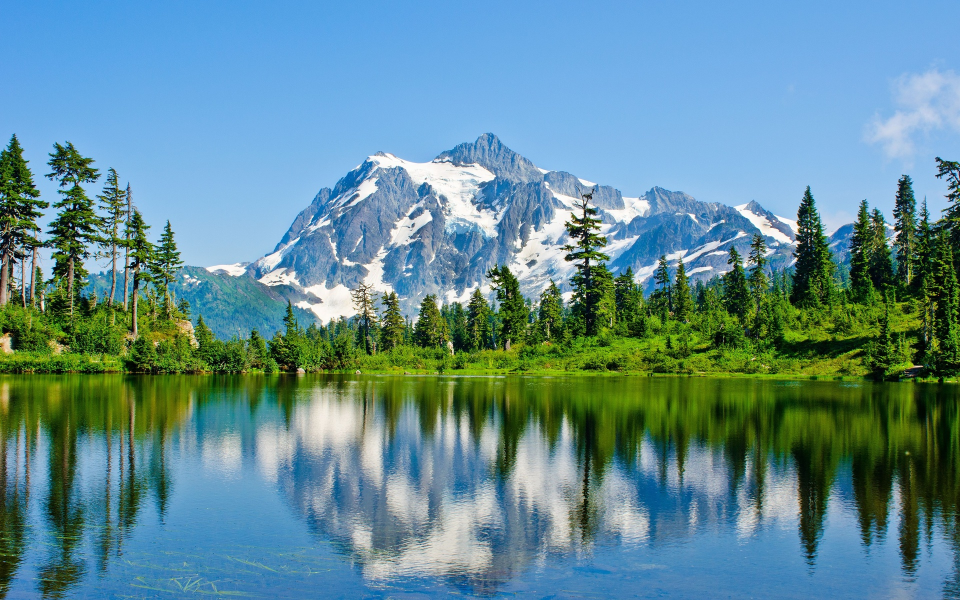
#> input picture filtergram/morewater.jpg, 1920 x 1200 px (shown at 1/2 size)
$ python filtergram.py
#> lines starting #> are read from the running program, lines starting #| are printed output that depends on the picture
### filtergram/filters.py
# Rename this file to be "filters.py"
# Add commands to import modules here.

# Define your load_img() function here.
#       Parameters: The name of the file to be opened (string)
#       Returns: The image object with the opened file.
from PIL import Image

def load_img(filename):
#> called with filename = 'morewater.jpg'
    imgObject = Image.open(filename)
#> imgObject is the input picture: PIL image 1920x1200 RGB; mean R, G, B 96.5, 139.6, 147.9
    return imgObject

# Define your show_img() function here.
#       Parameters: The image object to display.
#       Returns: nothing.
def show_img(img):
    img.show()


# Define your save_img() function here.
#       Parameters: The image object to save, the name to save the file as (string)
#       Returns: nothing.

def save_img(img, filename):
  img.save(filename)

# Define your obamicon() function here.
#       Parameters: The image object to apply the filter to.
#       Returns: A New Image object with the filter applied.
def obamicon(img):
    data = img.getdata()

    obamified_img = []

    darkBlue = (0,51,76)
    red = (217, 26, 33)
    lightBlue = (112, 150, 158)
    yellow = (252, 227, 166)

    for pixel in data:
        intensity = pixel[0] + pixel[1] + pixel[2]
        if intensity < 182:
            obamified_img.append(darkBlue)
        elif 182 <= intensity and intensity < 364:
            obamified_img.append(red)
        elif 364 <= intensity and intensity < 546:
            obamified_img.append(lightBlue)
        else:
            obamified_img.append(yellow)
#> this loop made 2304000 passes
#> (pixel, intensity) on passes 1 to 3: ((71, 154, 232), 457), ((71, 154, 232), 457), ((72, 155, 233), 460)
#> after the loop, obamified_img = 2304000 items

    newImg = Image.new ("RGB", img.size)
#> newImg: PIL image 1920x1200 RGB; every value is 0
    newImg.putdata(obamified_img)
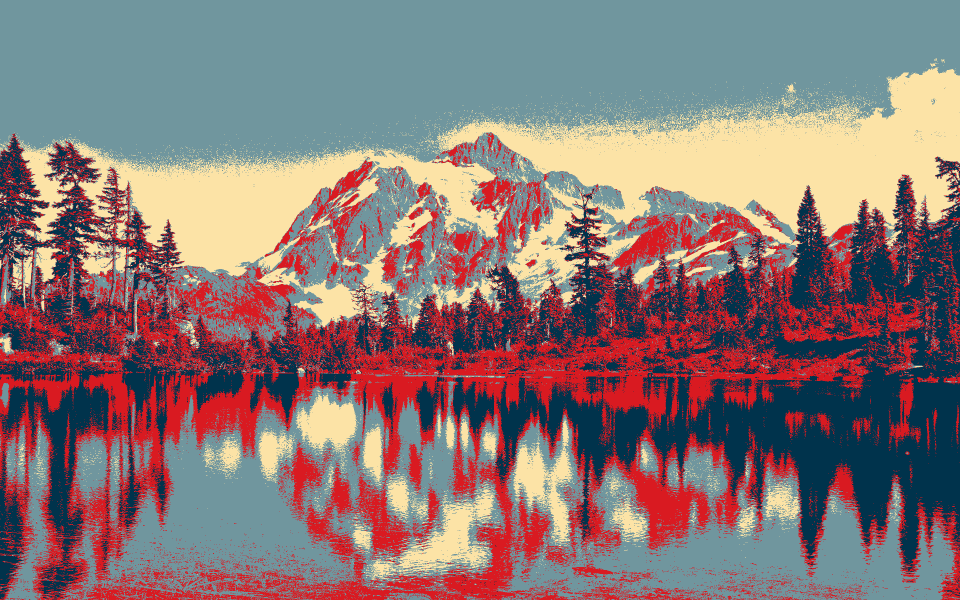
#> newImg: PIL image 1920x1200 RGB (shown at 1/2 size); mean R, G, B 137.4, 118.4, 117.7
    return newImg

### filtergram/filtergram.py
from filters import *

img = load_img("morewater.jpg")

#show_img(img)
obamified_img = obamicon(img)
show_img(obamified_img)
